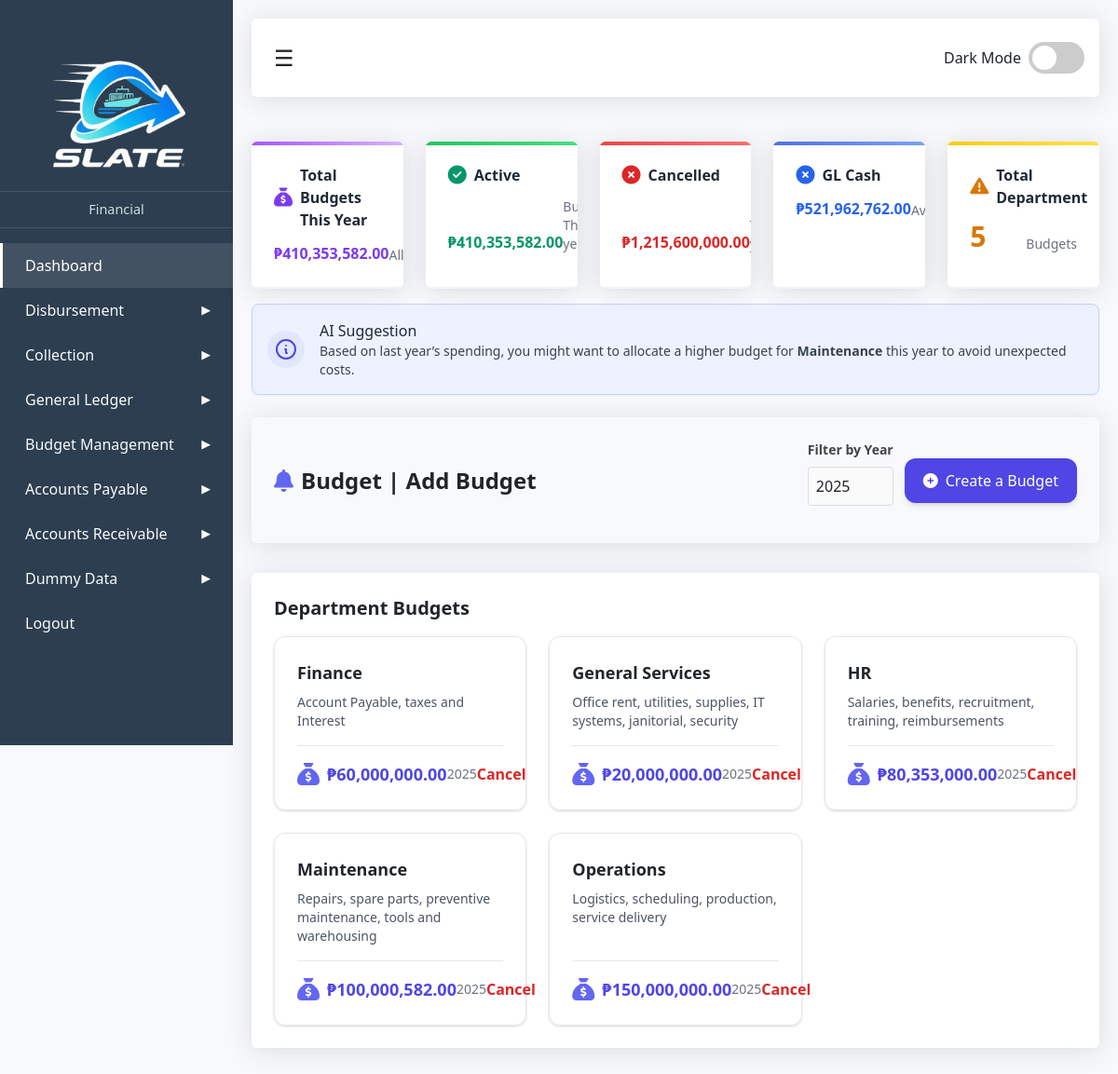
Page /pages/budget/budget.php on the committed database.
### tables this page shows
CREATE TABLE `departmentbudget` (
  `Deptbudget` int(11) NOT NULL,
  `Name` varchar(500) NOT NULL,
  `Amount` int(11) NOT NULL,
  `DateValid` year(4) NOT NULL,
  `Details` varchar(500) NOT NULL,
  `status` enum('Cancel','Proceed') NOT NULL DEFAULT 'Proceed',
  `UsedBudget` int(11) DEFAULT NULL,
  `addbudget` int(11) DEFAULT NULL
);

### crud/budget/budget.php (called while the page is built, shortened)
<?php
include_once __DIR__ . '/../../utility/connection.php';
$stmt = $pdo->query("SELECT Name, Amount, Details,Deptbudget,DateValid FROM departmentbudget WHERE status='Proceed' ORDER BY Name ASC");
$budgets = $stmt->fetchAll(PDO::FETCH_ASSOC);
?>

### contents/budget/budget.php (the view, shortened to what this page needs)
  <div class="container">
  <div class="flex flex-col md:flex-row md:items-center md:justify-between  shadow-md rounded-2xl p-4 border border-gray-200 card">
    <div>
      <h2 class="text-2xl font-bold  flex items-center gap-2">
        <i class="fas fa-bell text-indigo-500"></i>
        Budget | Add Budget
      </h2>
    </div>
    <div class="mt-4 md:mt-0">
      <div class="flex gap-3 items-center">
<div class="mb-6 form-group">
  <label class="block text-gray-700 font-semibold mb-2">Filter by Year</label>
  <select id="yearFilter" class="px-3 py-2 border rounded-lg focus:ring-2 focus:ring-indigo-500">
    <?php
      $yearStmt = $pdo->query("SELECT DISTINCT YEAR(DateValid) AS y FROM departmentbudget ORDER BY y ASC");
      $years = $yearStmt->fetchAll(PDO::FETCH_COLUMN);
      foreach ($years as $year) {
        echo "<option value='$year'>$year</option>";
      }
    ?>
  </select>
</div>
        <button id="toggleFormBtn" type="button" class="bg-indigo-600 hover:bg-indigo-700 text-white px-5 py-3 rounded-xl shadow-md flex items-center gap-2 transition">
          <i class="fas fa-plus-circle"></i>
          Create a Budget
        </button>
      </div>
    </div>
  </div>
  <div class="mt-8 bg-white p-6 rounded-lg shadow-md border border-gray-200 card">
    <h2 class="text-xl font-semibold  mb-4">Department Budgets</h2>
   <div id="budgetCardsContainer" class="grid grid-cols-1 md:grid-cols-2 lg:grid-cols-3 gap-6">
  <?php if (count($budgets) > 0): ?>
    <?php foreach ($budgets as $row): ?>
      <div class=" rounded-xl shadow p-6 border border-gray-200 hover:shadow-lg transition flex flex-col"
           data-year="<?= date('Y', strtotime($row['DateValid'])) ?>">
        <h3 class="text-lg font-semibold  mb-2"><?= htmlspecialchars($row['Name']) ?></h3>
        <p class="text-gray-600 text-sm mb-4"><?= htmlspecialchars($row['Details']) ?></p>
        <div class="mt-auto pt-4 border-t border-gray-200">
          <div class="flex items-center justify-between">
            <div class="flex items-center gap-2">
              <i class="fas fa-sack-dollar text-indigo-500 text-2xl"></i>
              <span class="text-indigo-600 font-extrabold text-lg">
                ₱<?= number_format((float)$row['Amount'], 2) ?>
              </span>
            </div>
            <span class="text-gray-500 text-sm"><?= htmlspecialchars($row['DateValid']) ?></span>
            <form method="POST" onsubmit="return confirm('Are you sure you want to cancel this budget?');">
              <button type="submit" class="text-red-600 hover:text-red-800 font-semibold">
                Cancel
              </button>
            </form>
          </div>
        </div>
      </div>
    <?php endforeach; ?>
  <?php else: ?>
    <p class="text-gray-600">No budgets found. Create one to get started.</p>
  <?php endif; ?>
</div>
  </div>
</div>

### static/css/filter.css (style rules this page uses)
.card { background: var(--secondary-color); border-radius: 16px; padding: 200px 25px; box-shadow: 0 4px 12px rgba(0,0,0,0.08); transition: all 0.3s ease; }
.form-group label { display: block; font-size: 14px; margin-bottom: 6px; font-weight: bold; color: #444; }
.form-group input, .form-group select { width: 100%; padding: 10px 12px; border: 1px solid #ccc; border-radius: 8px; font-size: 14px; background: #fafafa; transition: 0.3s; appearance: none; -webkit-appearance: none; -moz-appearance: none; background-size: 14px; }

### static/css/sidebar.css (style rules this page uses)
:root { --sidebar-width: 250px; --primary-color: #4e73df; --secondary-color: #f8f9fc; --dark-bg: #1a1a2e; --dark-card: #16213e; --text-light: #f8f9fa; --text-dark: #212529; --success-color: #1cc88a; --info-color: #36b9cc; --border-radius: 0.35rem; --shadow: 0 0.15rem 1.75rem 0 rgba(58, 59, 69, 0.15); --gradient-blue: linear-gradient(135deg, #4e73df, #7aa2f7); --gradient-red: linear-gradient(135deg, #ef4444, #f87171); --gradient-yellow: linear-gradient(135deg, #facc15, #fde047); --gradient-green: linear-gradient(135deg, #22c55e, #4ade80); --gradient-purple: linear-gradient(135deg, #a855f7, #d8b4fe); --gradient-orange: linear-gradient(135deg, #f97316, #fdba74); }
* { box-sizing: border-box; margin: 0; padding: 0; }
body { font-family: 'Segoe UI', system-ui, sans-serif; overflow-x: hidden; background-color: var(--secondary-color); color: var(--text-dark); transition: all 0.3s; }
.card { border: none; border-radius: var(--border-radius); box-shadow: var(--shadow); padding: 1.5rem; transition: all 0.3s; }
.form-group { margin-bottom: 1rem; }
.form-group label { display: block; margin-bottom: 0.5rem; font-weight: 600; }
.form-group input, .form-group select, .form-group textarea { width: 100%; padding: 0.5rem; border: 1px solid #ddd; border-radius: 4px; font-size: 1rem; }

### rows in the picture
departmentbudget: Name "Finance", Details "Account Payable, taxes and Interest", Amount "60,000,000.00", DateValid "2025"
departmentbudget: Name "General Services", Details "Office rent, utilities, supplies, IT systems, janitorial, security", Amount "20,000,000.00", DateValid "2025"
departmentbudget: Name "HR", Details "Salaries, benefits, recruitment, training, reimbursements", Amount "80,353,000.00", DateValid "2025"
departmentbudget: Name "Maintenance", Details "Repairs, spare parts, preventive maintenance, tools and warehousing", Amount "100,000,582.00", DateValid "2025"
departmentbudget: Name "Operations", Details "Logistics, scheduling, production, service delivery", Amount "150,000,000.00", DateValid "2025"

### other values in the picture
form field value "2025"
